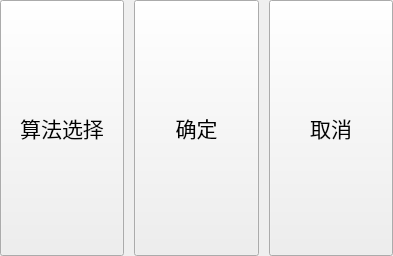
<?xml version="1.0" encoding="UTF-8"?>
<ui version="4.0">
 <class>QuestionForm</class>
 <widget class="QWidget" name="QuestionForm">
  <property name="geometry">
   <rect>
    <x>0</x>
    <y>0</y>
    <width>393</width>
    <height>256</height>
   </rect>
  </property>
  <property name="windowTitle">
   <string>Form</string>
  </property>
  <layout class="QGridLayout" name="gridLayout">
   <property name="leftMargin">
    <number>0</number>
   </property>
   <property name="topMargin">
    <number>0</number>
   </property>
   <property name="rightMargin">
    <number>0</number>
   </property>
   <property name="bottomMargin">
    <number>0</number>
   </property>
   <property name="horizontalSpacing">
    <number>10</number>
   </property>
   <property name="verticalSpacing">
    <number>0</number>
   </property>
   <item row="0" column="1">
    <widget class="QPushButton" name="btnOK">
     <property name="sizePolicy">
      <sizepolicy hsizetype="Minimum" vsizetype="Minimum">
       <horstretch>0</horstretch>
       <verstretch>0</verstretch>
      </sizepolicy>
     </property>
     <property name="font">
      <font>
       <family>Arial</family>
       <pointsize>16</pointsize>
      </font>
     </property>
     <property name="text">
      <string>确定</string>
     </property>
    </widget>
   </item>
   <item row="0" column="2">
    <widget class="QPushButton" name="btnCancel">
     <property name="sizePolicy">
      <sizepolicy hsizetype="Minimum" vsizetype="Minimum">
       <horstretch>0</horstretch>
       <verstretch>0</verstretch>
      </sizepolicy>
     </property>
     <property name="font">
      <font>
       <family>Arial</family>
       <pointsize>16</pointsize>
      </font>
     </property>
     <property name="text">
      <string>取消</string>
     </property>
    </widget>
   </item>
   <item row="0" column="0">
    <widget class="QPushButton" name="btnalgselect">
     <property name="sizePolicy">
      <sizepolicy hsizetype="Minimum" vsizetype="Minimum">
       <horstretch>0</horstretch>
       <verstretch>0</verstretch>
      </sizepolicy>
     </property>
     <property name="font">
      <font>
       <family>Arial</family>
       <pointsize>16</pointsize>
      </font>
     </property>
     <property name="text">
      <string>算法选择</string>
     </property>
    </widget>
   </item>
  </layout>
 </widget>
 <resources/>
 <connections/>
</ui>
